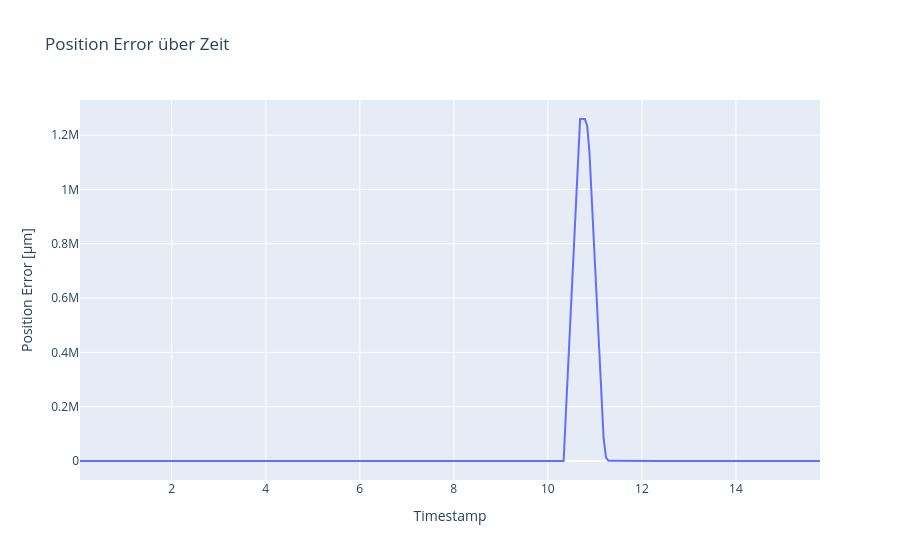

Notebook code cell kept with this figure:
### Markdown cell above
Plot distance error

### Code cell
act_j, com_j, timestamps = get_arrays()
pos_err, rpy_act, rpy_com = get_errors(act_j, com_j)

# 1) DataFrame anlegen
df = pd.DataFrame({
    'timestamp': timestamps,
    'error_um': pos_err
})

# 2) Interaktiven Linienplot
fig = px.line(
    df,
    x='timestamp',
    y='error_um',
    title="Position Error über Zeit",
    labels={
        'timestamp': 'Timestamp',
        'error_um': 'Position Error [µm]'
    }
)

# 3) Achsen-Datumsformat nach Wunsch
fig.update_xaxes(
    tickformat="%H:%M:%S\n%d-%m-%Y",
    # rangeslider_visible=True     # kleiner Slider unten für grobes Zoomen
)

fig.show()

### Figure 1 — Plotly figure (JSON) as saved in the notebook; plotly's stock layout.template omitted (floating-point values rounded to 4 significant figures; data arrays with more than 128 entries replaced by an {"elided": "..."} marker saying what was removed)
{"data": [{"hovertemplate": "Timestamp=%{x}<br>Position Error [µm]=%{y}<extra></extra>", "legendgroup": "", "line": {"color": "#636efa", "dash": "solid"}, "marker": {"symbol": "circle"}, "mode": "lines", "name": "", "orientation": "v", "showlegend": false, "type": "scatter", "x": {"elided": "311 float values"}, "xaxis": "x", "y": {"elided": "311 float values"}, "yaxis": "y"}], "layout": {"legend": {"tracegroupgap": 0}, "title": {"text": "Position Error über Zeit"}, "xaxis": {"anchor": "y", "domain": [0, 1], "tickformat": "%H:%M:%S\n%d-%m-%Y", "title": {"text": "Timestamp"}}, "yaxis": {"anchor": "x", "domain": [0, 1], "title": {"text": "Position Error [µm]"}}}}
